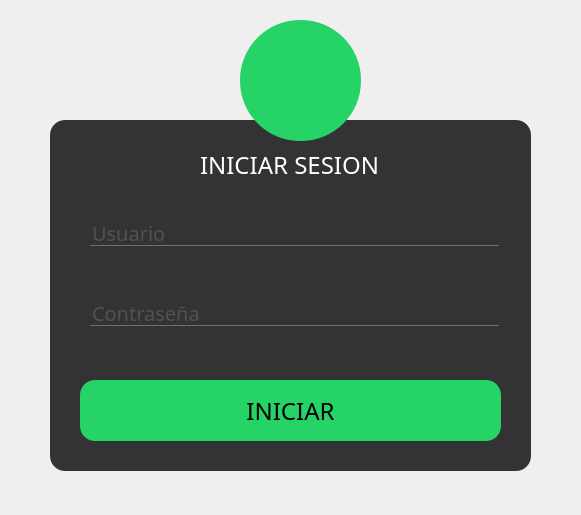
<?xml version="1.0" encoding="UTF-8"?>
<ui version="4.0">
 <class>UI_login</class>
 <widget class="QWidget" name="UI_login">
  <property name="geometry">
   <rect>
    <x>0</x>
    <y>0</y>
    <width>581</width>
    <height>515</height>
   </rect>
  </property>
  <property name="minimumSize">
   <size>
    <width>581</width>
    <height>515</height>
   </size>
  </property>
  <property name="maximumSize">
   <size>
    <width>581</width>
    <height>515</height>
   </size>
  </property>
  <property name="windowTitle">
   <string>INICIO</string>
  </property>
  <property name="styleSheet">
   <string notr="true">*{
	font-family: century gothic;
	font-size: 24px;
}
QWidget
{
	background:url(:/img/fondo.jpg);
}

QFrame
{
	background:#333;
	border-radius:15px;
}
QToolButton
{
	background:#25D366;
	border-radius:60px;
}
QLabel
{
	color:white;
}

QPushButton:hover
{	
	color:#333;
	background:#128C7E;
	border-radius:15px;
	
}
QPushButton
{
	background:#25D366;
	border-radius:15px;
}
QLineEdit
{
	background:transparent;
	font-size:20px;
	border:none;
	color:#717072;
	border-bottom:1px solid #717062;
}















</string>
  </property>
  <widget class="QFrame" name="frame">
   <property name="geometry">
    <rect>
     <x>50</x>
     <y>120</y>
     <width>481</width>
     <height>351</height>
    </rect>
   </property>
   <property name="frameShape">
    <enum>QFrame::StyledPanel</enum>
   </property>
   <property name="frameShadow">
    <enum>QFrame::Raised</enum>
   </property>
   <widget class="QLabel" name="label">
    <property name="geometry">
     <rect>
      <x>150</x>
      <y>30</y>
      <width>177</width>
      <height>30</height>
     </rect>
    </property>
    <property name="text">
     <string>INICIAR SESION</string>
    </property>
   </widget>
   <widget class="QPushButton" name="btn_iniciar">
    <property name="geometry">
     <rect>
      <x>30</x>
      <y>260</y>
      <width>421</width>
      <height>61</height>
     </rect>
    </property>
    <property name="text">
     <string>INICIAR</string>
    </property>
   </widget>
   <widget class="QLineEdit" name="le_password">
    <property name="geometry">
     <rect>
      <x>40</x>
      <y>180</y>
      <width>409</width>
      <height>26</height>
     </rect>
    </property>
    <property name="text">
     <string/>
    </property>
    <property name="echoMode">
     <enum>QLineEdit::Password</enum>
    </property>
    <property name="placeholderText">
     <string>Contraseña</string>
    </property>
   </widget>
   <widget class="QLineEdit" name="le_usuario">
    <property name="geometry">
     <rect>
      <x>40</x>
      <y>100</y>
      <width>409</width>
      <height>26</height>
     </rect>
    </property>
    <property name="text">
     <string/>
    </property>
    <property name="placeholderText">
     <string>Usuario</string>
    </property>
   </widget>
  </widget>
  <widget class="QToolButton" name="btn_whatsapp">
   <property name="geometry">
    <rect>
     <x>240</x>
     <y>20</y>
     <width>121</width>
     <height>121</height>
    </rect>
   </property>
   <property name="text">
    <string/>
   </property>
   <property name="icon">
    <iconset resource="Resources/login_resources.qrc">
     <normaloff>:/img/whatsapp logo.png</normaloff>:/img/whatsapp logo.png</iconset>
   </property>
   <property name="iconSize">
    <size>
     <width>128</width>
     <height>64</height>
    </size>
   </property>
  </widget>
 </widget>
 <resources>
  <include location="Resources/login_resources.qrc"/>
 </resources>
 <connections/>
</ui>
